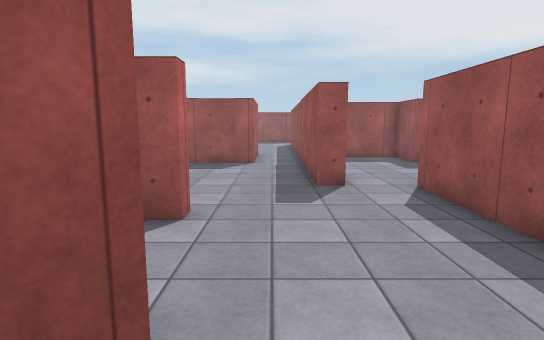
View 1 (above)

23 first-person views from a walk through a 3-D level made in the Unity game engine. The camera is 1.5 m above the floor, tilts 8° down and sees 80° across. Doors are open. The floor is counted in squares, 1 m on a side. Each view is taken from the middle of a square. On the plan, view 1 faces up. The plan holds only what a view shows up to about 15 squares ahead; the rest is blank. The place goes on beyond the plan. The player is left out. Surface patterns are stand-ins for the level's own textures.

View 2
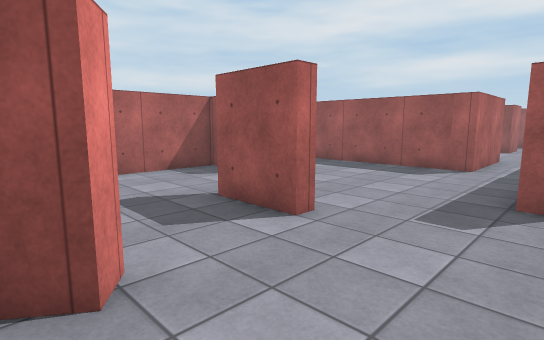

View 3
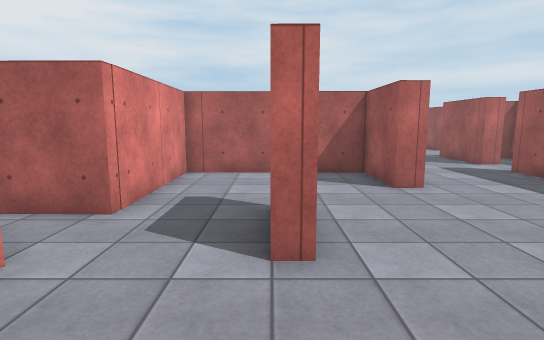

View 4
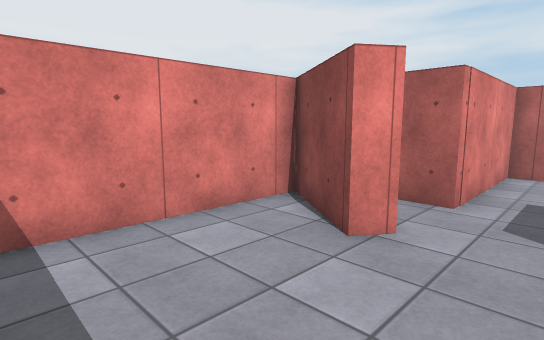

View 5
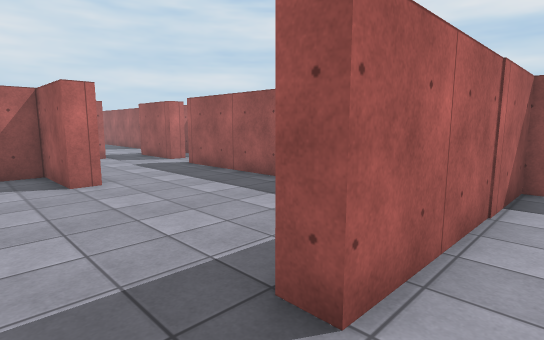

View 6
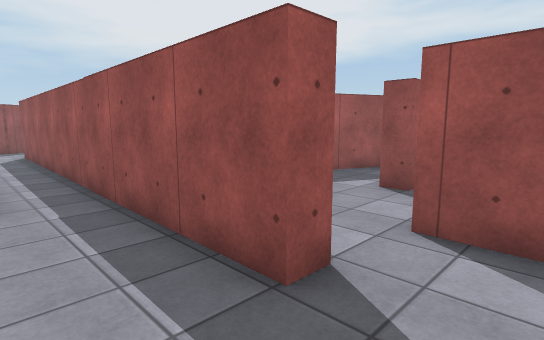

View 7
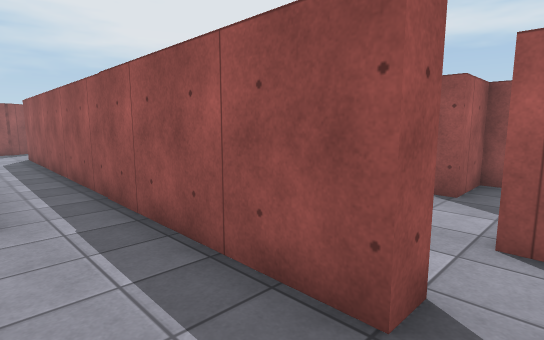

View 8
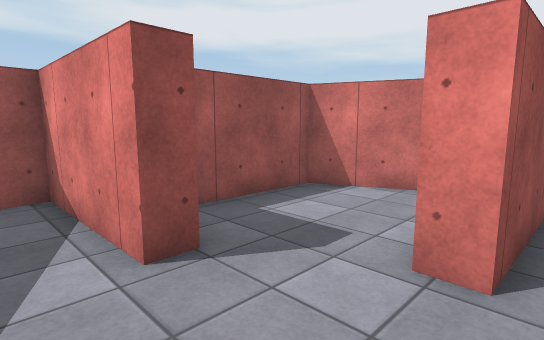

View 9
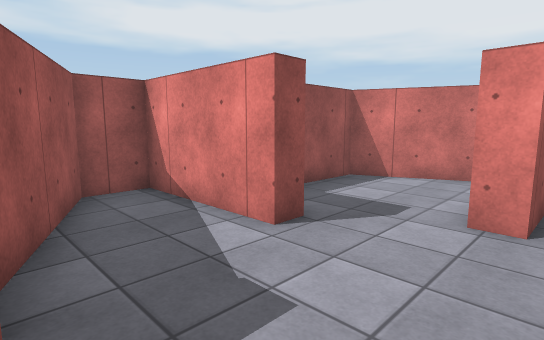

View 10
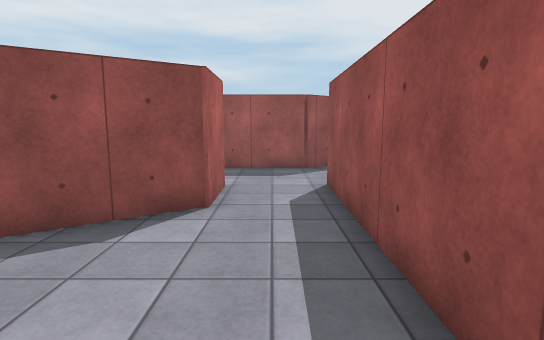

View 11
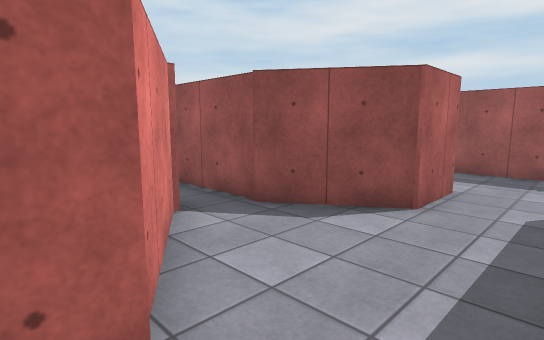

View 12
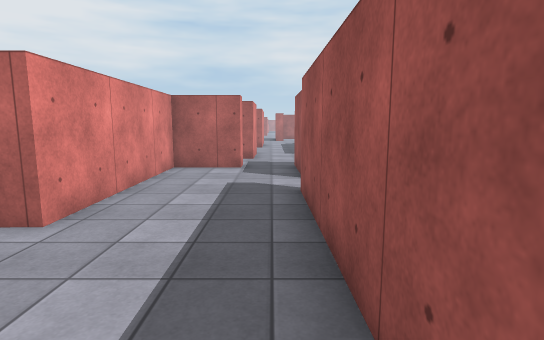

View 13
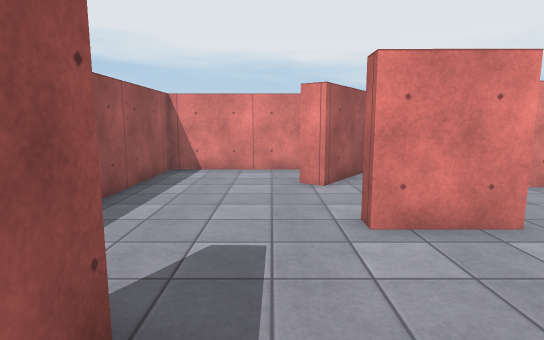

View 14
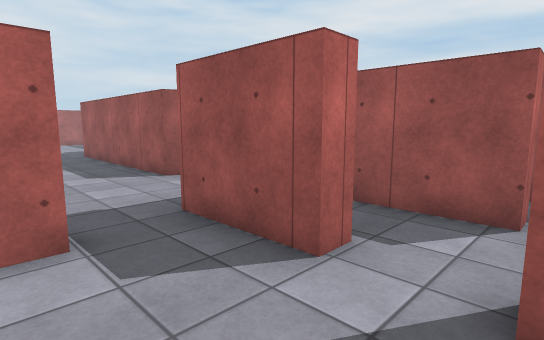

View 15
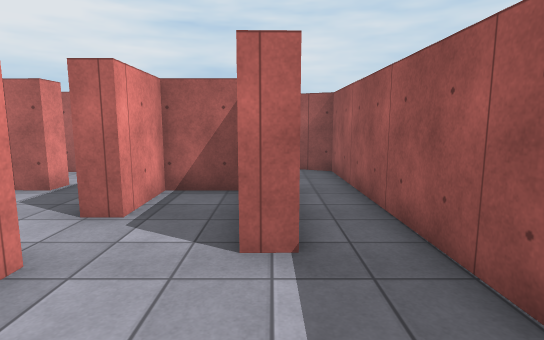

View 16
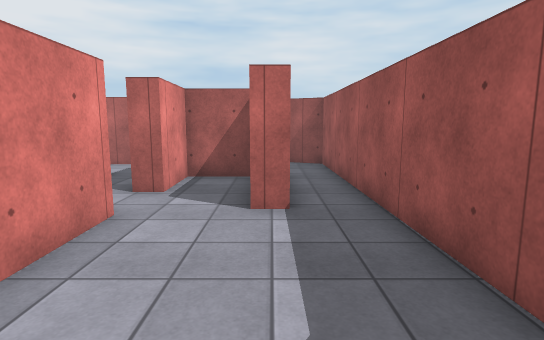

View 17
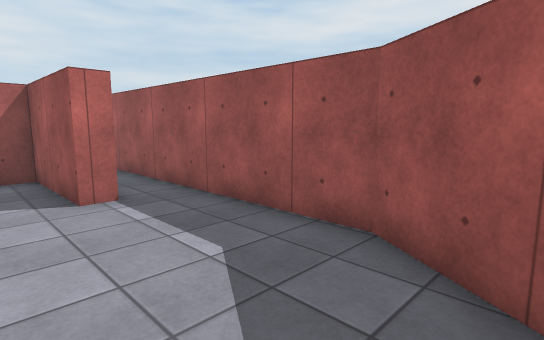

View 18
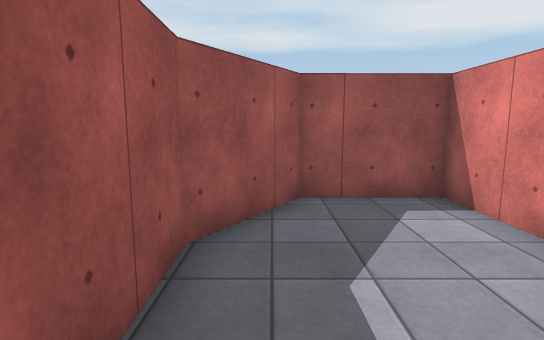

View 19
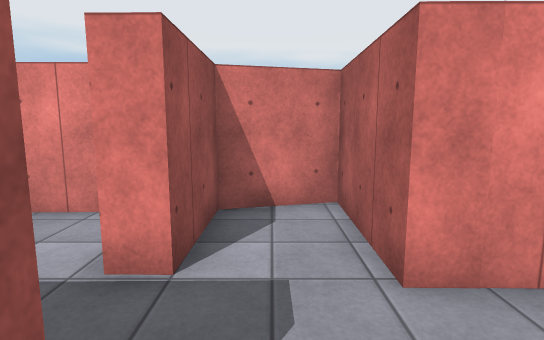

View 20
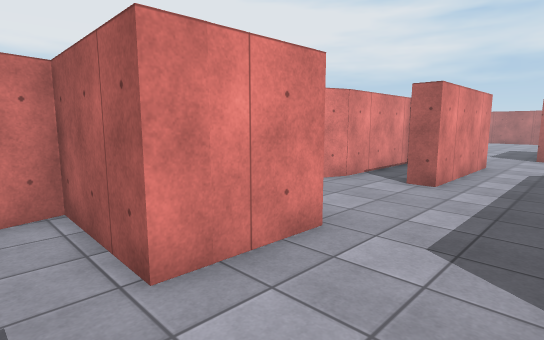

View 21
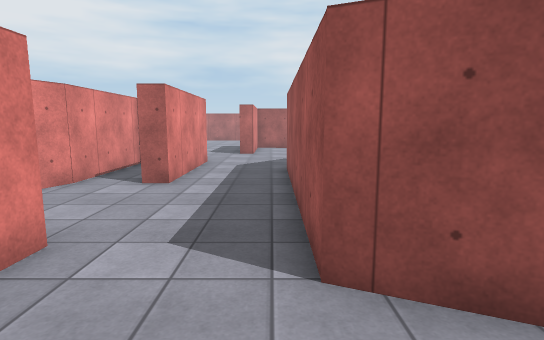

View 22
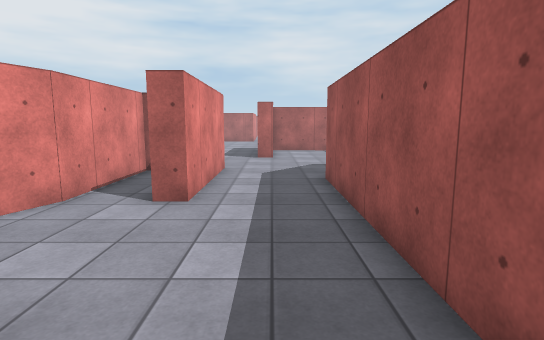

View 23
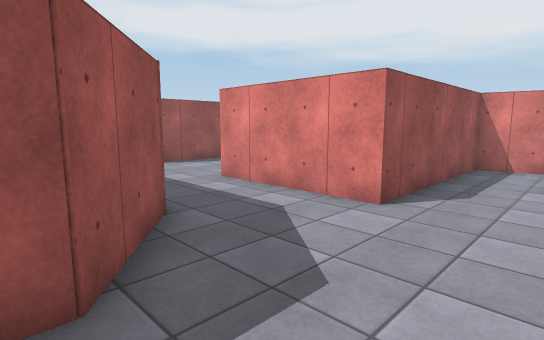

### Floor plan
Points are (right, up) in squares from view 1. A wall is a line through its corners. A room is listed if a view was taken in it or the views show most of it. See-through windows are left out.
Room 1 (views 1, 2, 3, 4, 5, 6, 7, 12, 13, 14)
walls: (-3.7, 5.5) (-1.4, 5.5) (-1.4, 5) (-3.7, 5); (1.8, 7.9) (1.1, 7.9) (1.2, 14.6); (-2.9, -0.1) (-1.3, 2.2) (-0.7, 1.7) (-2.5, -0.7) (3.4, -0.8) (3.5, 7.7); (-11.1, 8.6) (-5.6, 8.6) (-5.6, 8) (-8.1, 8.1) (-8.1, 2.3) (-3.3, 2.3) (-3.3, 0.3); (-0.7, 14.5) (-0.7, 12.8) (-8.3, 12.7); (-12.4, 8.9) (-8.5, 8.9); (-10.1, 13.6) (-10.1, 12.9) (-13.2, 12.8); (-13.1, 10.9) (-12.3, 10.9) (-12.3, 8.5)
ways out: opening at (3, 7) to room 2; opening at (0, 14) to room 3; opening at (-9.5, 13) to room 4; opening at (-13, 11.5) to room 6
Room 2 (views 8, 9)
walls: (5.7, 12.9) (5.7, 14.9) (1.9, 14.7) (1.8, 7.9); (3.5, 7.7) (4.3, 7.7); (5.2, 3.2) (8.2, 4.5) (8.3, 8.9) (6.3, 8.9) (6.3, 9.6) (10.4, 9.7) (10.4, 11.1) (6.6, 12.8)
ways out: opening at (3, 7) to room 1
Room 3 (views 10, 11)
walls: (-0.7, 16.7) (-0.7, 14.5); (-4.1, 18.7) (-1.2, 16.9); (1.2, 14.6) (1.4, 24.2); (-1.1, 23.8) (-1.1, 21.9) (-3.7, 20.1)
ways out: opening at (0, 14) to room 1; opening at (0.5, 23.5)
Room 4 (views 15, 16, 17, 18)
walls: (-8.3, 13.4) (-5.9, 13.4); (-8.7, 16.4) (-8.6, 15.6) (-12.2, 15.6) (-12.3, 13.6) (-10.1, 13.6); (-3.9, 13.4) (-1.4, 13.4) (-1.4, 16.4) (-4.1, 18.1) (-13.4, 17.9)
ways out: opening at (-9.5, 13) to room 1; opening at (-14, 17) to room 5
Room 5 (views 19, 20, 21, 22, 23)
walls: (-26.5, 8.8) (-22.2, 8.8) (-21.2, 8.5); (-17.9, 8.1) (-17.9, 11.2) (-15.2, 11.2); (-28.9, 4.3) (-27.3, 4.8) (-27.3, 11.3) (-22.2, 11.3) (-22.2, 10.6); (-13.4, 17.9) (-15.4, 17.9) (-16.9, 14.5) (-24.9, 14.5) (-27.3, 16.4) (-27.3, 16.9)
ways out: opening at (-14, 17) to room 4; opening at (-14, 11) to room 6
Room 6 (no view inside)
walls: (-15.2, 11.2) (-15.3, 7.8) (-13.1, 8.4) (-13.1, 10.9)
ways out: opening at (-13, 11.5) to room 1; opening at (-14, 11) to room 5

Positions as (right, up) in squares from view 1, and headings:
1: (0, 0), facing up
2: (2, 1), facing up-left
3: (2, 5), facing left
4: (3, 4), facing down-left
5: (3, 6), facing up-left
6: (-1, 6), facing up-right
7: (-1, 7), facing up-right
8: (3, 11), facing down-right
9: (3, 13), facing down-right
10: (0, 16), facing up
11: (1, 16), facing up-left
12: (-1, 12), facing left
13: (0, 10), facing down
14: (-8, 10), facing up-left
15: (-5, 16), facing left
16: (-3, 16), facing left
17: (-2, 14), facing up-left
18: (-8, 17), facing right
19: (-14, 14), facing down
20: (-14, 14), facing down-left
21: (-14, 14), facing left
22: (-16, 13), facing left
23: (-30, 17), facing down-right
